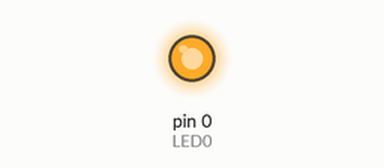
Bench run of a sketch on a simulated Arduino Uno, built with avr-gcc and run on an emulated ATmega328P. Shown: output pins drawn as LEDs (lit = HIGH).

Above: at 0.1 s.
At 100.1 s:
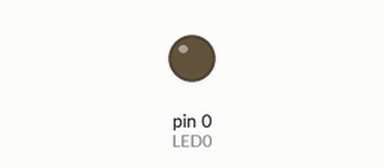
Timing chart, 0 to 101.6 s (numbered marks = the images above):
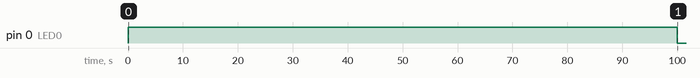

The sketch:

header_base.ino
```cpp
/***************************************************************************
****************************************************************************
** CENTRO DE ENSINO PROFISSIONALIZANTE - CEP                              **
** ESCOLA TÉCNICA DE BRASÍLIA - ETB                                       **
** PROFESSOR: Nome do Professor                                           **
**                                                                        **
** PROJETO: NOME DO PROJETO                                               **
** ALUNOS: Nome dos Alunos - Matrícula-X                                  **
**                                                                        **
**                                                                        **
** TURMA: 4ºX Noturno Data inicial: 18/08/2017 Data final: 18/08/2017     **
****************************************************************************
***************************************************************************/

// Declaração de Bibliotecas

// Declaração de Variáveis
int LED0 = 0;                 //Declara o LED0 como inteiro conectando ao pino 0 do AT328P
int i = 0;                    //Declara a variável i como inteiro para o contador de loop

void setup()                  //Inicializa as variáveis
{
  pinMode(LED0, OUTPUT);      //Inicializa pino do LED0 como saída
}

void loop()                   //Programa propriamente dito
{
  digitalWrite(LED0, HIGH);   //Liga o LED0
  UmSeg();                    //Chama a rotina de um segundo
  digitalWrite(LED0, LOW);    //Desliga LED0
  UmSeg();                    //Chama a rotina de um segundo
}

void UmSeg()                  //Programa propriamente dito da sub-rotina
{
  for (i = 0; i < 1000; i++)  //Contador de 1000 loops de um milissegundo (mS)
  {
    delay(100);               //Espera 1mS
  }
}
```

Measured:
- by itself, pin 0 (LED0): LOW → HIGH at 0.00 s, → LOW 100 s later
